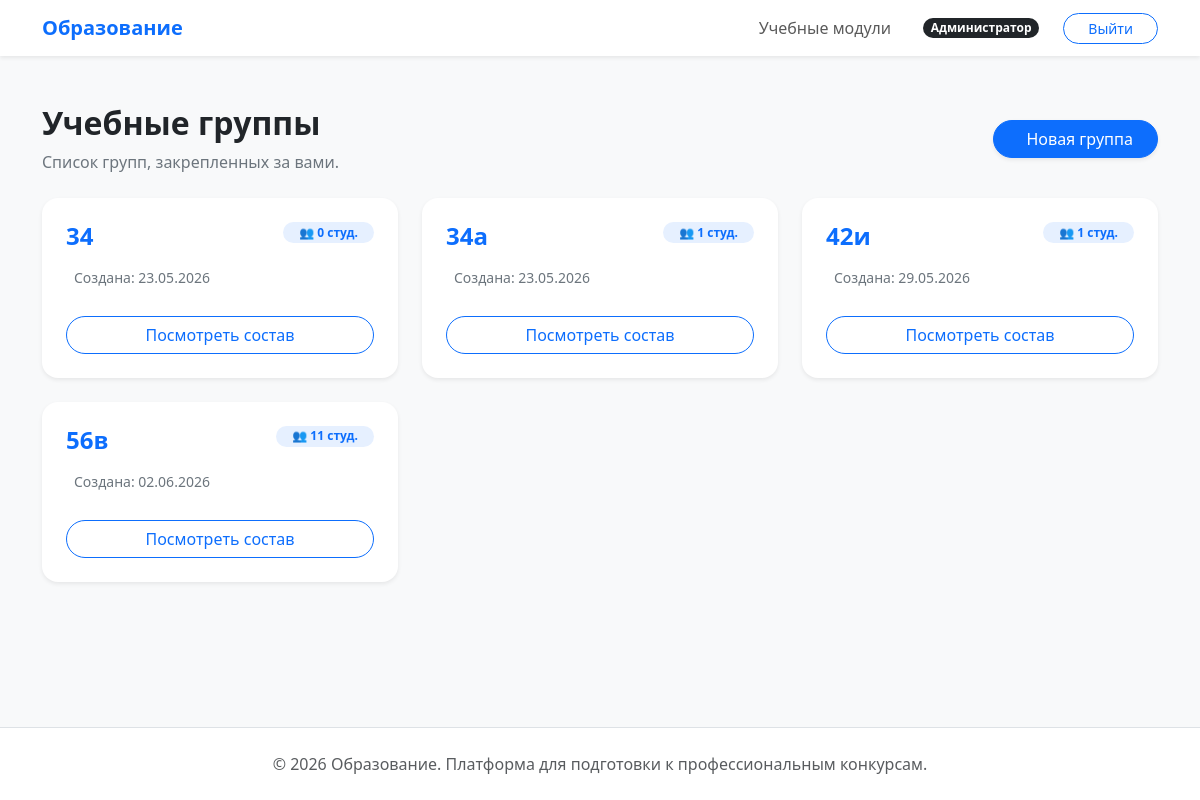
The page /curriculum/teacher/groups/ (signed in) on the database its author committed.
### curriculum/models.py (models this page shows, shortened)
class StudentGroup(BaseModel):
    title = models.CharField(
        max_length=100, unique=True, verbose_name="Название группы"
    )
    teacher = models.ForeignKey(
        settings.AUTH_USER_MODEL,
        on_delete=models.SET_NULL,
        null=True,
        blank=True,
        limit_choices_to={"role": "teacher"},
        related_name="student_groups",
        verbose_name="Преподаватель/Куратор",
    )
    class Meta:
        verbose_name = "Учебная группа"
        verbose_name_plural = "Учебные группы"
        ordering = ["title"]

### curriculum/views.py (the view)
class TeacherGroupsListView(LoginRequiredMixin, ListView):
    model = StudentGroup
    template_name = "curriculum/teacher_groups.html"
    context_object_name = "groups"
    def get_queryset(self):
        user = self.request.user
        logger.info("--- Отладка списков групп ---")
        logger.info(
            f"Пользователь: {user.username}, ID: {user.id}, Роль: {user.role}, Админ: {user.is_superuser}"
        )
        total_in_db = StudentGroup.objects.count()
        logger.info(f"Всего групп в базе данных (без фильтров): {total_in_db}")
        if user.is_superuser:
            queryset = StudentGroup.objects.all()
            logger.info(
                f"Запрос от администратора. Возвращаем все группы. Найдено: {queryset.count()}"
            )
        else:
            queryset = StudentGroup.objects.filter(teacher=user)
            logger.info(
                f"Запрос от преподавателя. Фильтр по teacher_id={user.id}. Найдено: {queryset.count()}"
            )
        return queryset

### templates/curriculum/teacher_groups.html (shortened to what this page needs)
{% extends 'base.html' %}
{% block content %}
<div class="row mb-4 align-items-center">
    <div class="col-md-8">
        <h2 class="fw-bold">Учебные группы</h2>
        <p class="text-secondary mb-0">Список групп, закрепленных за вами.</p>
    </div>
    <div class="col-md-4 text-md-end mt-3 mt-md-0">
        <button class="btn btn-primary btn-rounded px-4 shadow-sm" data-bs-toggle="modal" data-bs-target="#createGroupModal">
            Новая группа
        </button>
    </div>
</div>
<div class="row g-4">
    {% for group in groups %}
    <div class="col-md-4">
        <div class="card border-0 shadow-sm rounded-4 p-4 h-100">
            <div class="d-flex justify-content-between align-items-start mb-3">
                <h4 class="fw-bold text-accent mb-0">{{ group.title }}</h4>
                <span class="badge bg-primary bg-opacity-10 text-accent rounded-pill px-3">
                    👥 {{ group.students.count }} студ.
                </span>
            </div>
            <div class="text-secondary small mb-4">
                <div class="mb-1">Создана: {{ group.created_at|date:"d.m.Y" }}</div>
            </div>
            <a href="{% url 'curriculum:group_detail' group.id %}" class="btn btn-outline-primary btn-rounded w-100 mt-auto">
                Посмотреть состав
            </a>
        </div>
    </div>
    {% empty %}
    <div class="col-12 text-center py-5">
        <p class="text-secondary">У вас пока нет созданных групп.</p>
    </div>
    {% endfor %}
</div>
{% endblock %}

### templates/base.html (style rules this page uses)
body { background-color: #f8f9fa; font-family: 'Segoe UI', Tahoma, Geneva, Verdana, sans-serif; display: flex; flex-direction: column; min-height: 100vh; }
.btn-rounded { border-radius: 50rem; }
.text-accent { color: #0d6efd; }
.rounded-4 { border-radius: 1rem !important; }

### rows shown on the page
StudentGroup: title "34", students.count "0", created_at "23.05.2026"
StudentGroup: title "34а", students.count "1", created_at "23.05.2026"
StudentGroup: title "42и", students.count "1", created_at "29.05.2026"
StudentGroup: title "56в", students.count "11", created_at "02.06.2026"
